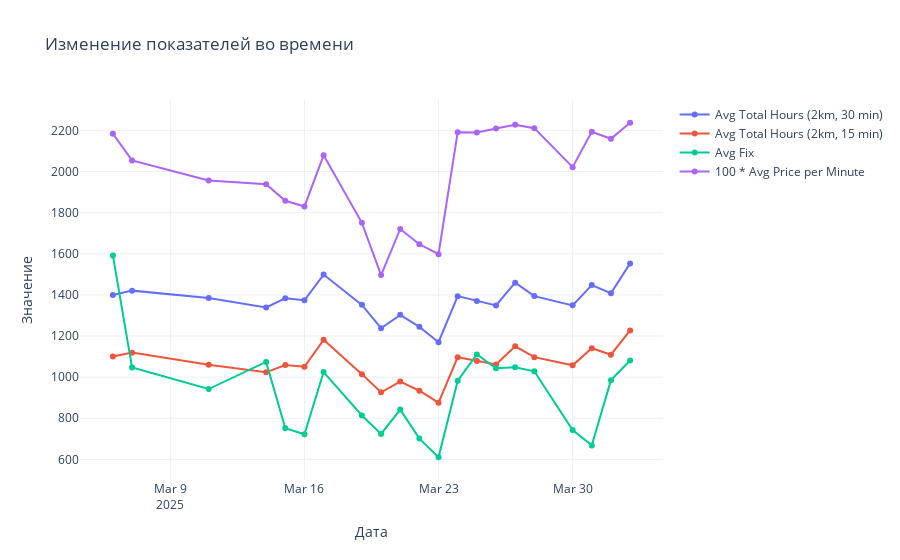

The notebook cell saved with this chart:
### Code cell
make_monitoring_plot_deli('data/cars/средние цены на тарифы в день дели.csv')
